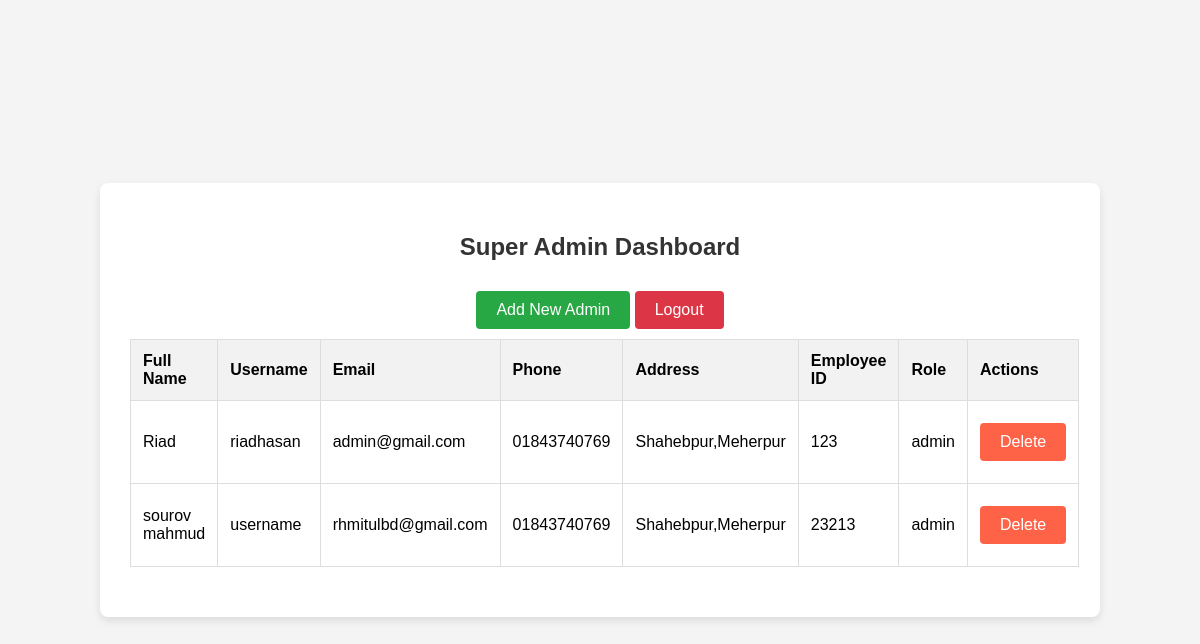
The app's page /super_admin_dashboard.php (signed in) with its own data.
### tables this page shows
CREATE TABLE `tbl_users` (
  `id` int(11) NOT NULL,
  `full_name` varchar(100) NOT NULL,
  `user_name` varchar(50) NOT NULL,
  `emailid` varchar(100) NOT NULL,
  `password` varchar(255) NOT NULL,
  `phone` varchar(15) NOT NULL,
  `address` varchar(255) NOT NULL,
  `employee_id` varchar(50) NOT NULL,
  `created_at` timestamp NOT NULL DEFAULT current_timestamp(),
  `role` enum('super_admin','admin') NOT NULL DEFAULT 'admin'
);

### super_admin_dashboard.php (the view, shortened to what this page needs)
<?php
include 'connection.php';
$sql = "SELECT * FROM tbl_users WHERE role != 'super_admin'";
$result = $conn->query($sql);
?>
<!DOCTYPE html>
<html lang="en">
<head>
</head>
<body>
    <div class="container">
        <h2>Super Admin Dashboard</h2>
        <a href="super_admin.php" class="btn">Add New Admin</a>
        <form method="post" style="display: inline;">
            <input type="submit" name="logout" value="Logout" class="btn btn-logout">
        </form>
        <table>
            <thead>
                <tr>
                    <th>Full Name</th>
                    <th>Username</th>
                    <th>Email</th>
                    <th>Phone</th>
                    <th>Address</th>
                    <th>Employee ID</th>
                    <th>Role</th>
                    <th>Actions</th>
                </tr>
            </thead>
            <tbody>
                <?php
                if ($result->num_rows > 0) {
                    while($row = $result->fetch_assoc()) {
                        echo "<tr>
                                <td>" . htmlspecialchars($row['full_name']) . "</td>
                                <td>" . htmlspecialchars($row['user_name']) . "</td>
                                <td>" . htmlspecialchars($row['emailid']) . "</td>
                                <td>" . htmlspecialchars($row['phone']) . "</td>
                                <td>" . htmlspecialchars($row['address']) . "</td>
                                <td>" . htmlspecialchars($row['employee_id']) . "</td>
                                <td>" . htmlspecialchars($row['role']) . "</td>
                                <td>
                                    <form method='post' style='display:inline;'>
                                        <input type='hidden' name='admin_id' value='" . $row['id'] . "'>
                                        <input type='submit' name='delete_admin' value='Delete' class='btn btn-delete' onclick='return confirm(\"Are you sure you want to delete this admin?\")'>
                                    </form>
                                </td>
                              </tr>";
                    }
                } else {
                    echo "<tr><td colspan='8'>No admin accounts found.</td></tr>";
                }
                ?>
            </tbody>
        </table>
    </div>
</body>
</html>

### super_admin_dashboard.php (style rules this page uses)
body { font-family: Arial, sans-serif; background-color: #f4f4f4; display: flex; justify-content: center; align-items: center; height: 100vh; margin: 0; }
.container { background-color: #fff; padding: 30px; border-radius: 8px; box-shadow: 0 4px 8px rgba(0, 0, 0, 0.1); width: 100%; max-width: 1000px; box-sizing: border-box; text-align: center; }
h2 { margin-bottom: 20px; color: #333; }
table { width: 100%; border-collapse: collapse; margin-bottom: 20px; }
table, th, td { border: 1px solid #ddd; }
th, td { padding: 12px; text-align: left; }
th { background-color: #f2f2f2; }
.btn { display: inline-block; padding: 10px 20px; margin: 10px 0; font-size: 16px; color: #fff; background-color: #28a745; border: none; border-radius: 4px; text-align: center; cursor: pointer; text-decoration: none; transition: background-color 0.3s ease; }
.btn-logout { background-color: #dc3545; }
.btn-delete { background-color: #ff6347; }

### records on screen
tbl_users: full_name "Riad", user_name "riadhasan", emailid "admin@gmail.com", phone "01843740769", address "Shahebpur,Meherpur", employee "123", role "admin"
tbl_users: full_name "sourov mahmud", user_name "username", emailid "rhmitulbd@gmail.com", phone "01843740769", address "Shahebpur,Meherpur", employee "23213", role "admin"
